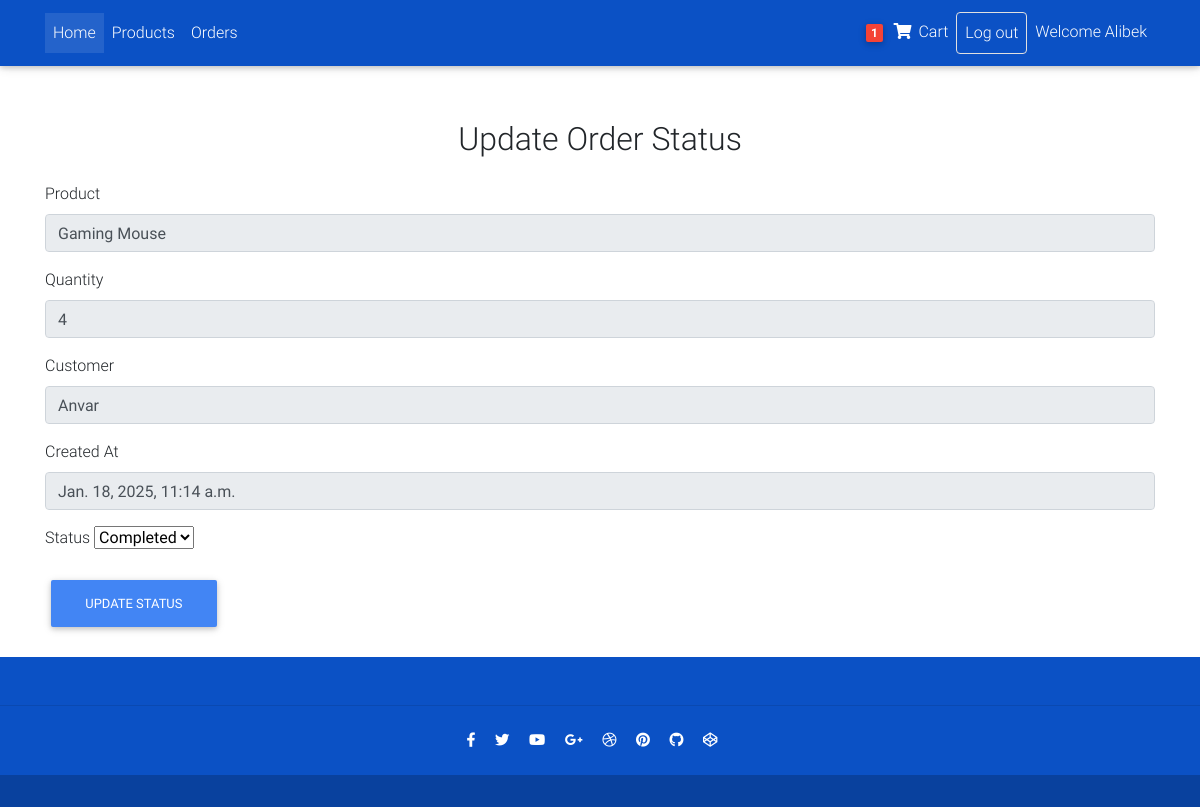
The page /admin_page/orders/11/ (signed in) on the database its author committed.
### account/models.py (models this page shows)
class CustomUser(AbstractUser):
    username = None
    name = models.CharField(max_length=100)
    phone_number = models.CharField(max_length=15, unique=True)
    is_staff = models.BooleanField(default=False)
    is_active = models.BooleanField(default=True)
    created_at = models.DateTimeField(auto_now_add=True)
    modeified = models.DateTimeField(auto_now=True)
    USERNAME_FIELD = 'phone_number'
    REQUIRED_FIELDS = []
    objects = CustomUserManager()
    def __str__(self):
        return self.phone_number

### products/models.py (models this page shows, shortened)
class Order(models.Model):
    STATUS_CHOICES = [
        ('Pending', 'Pending'),
        ('Shipped', 'Shipped'),
        ('Completed', 'Completed'),
        ('Cancelled', 'Cancelled'),
    ]
    product = models.ForeignKey(Product, on_delete=models.CASCADE)
    quantity = models.IntegerField(default=1)
    customer = models.ForeignKey(CustomUser, on_delete=models.CASCADE)
    created_at = models.DateTimeField(auto_now_add=True)
    status = models.CharField(max_length=50, choices=STATUS_CHOICES, default='Pending')

class Product(models.Model):
    image = models.ImageField()
    name = models.CharField(max_length=100)
    description = models.TextField()
    price = models.DecimalField(max_digits=10, decimal_places=2)
    stock = models.IntegerField()

### products/views.py (the view)
# urls.py: path('admin_page/orders/<int:order_id>/', views.update_order, name='update_order'),
@login_required
def update_order(request, order_id):
    order = get_object_or_404(Order, id=order_id)
    print(order.customer)
    if request.method == 'POST':
        status = request.POST.get('status')
        print(status)
        order.status = status
        order.save()
        return redirect('get_orders')
    return render(request, 'shop/update_order.html', {'order': order})

### templates/shop/update_order.html (shortened to what this page needs)
<!DOCTYPE html>
<html lang="en">
{% load static %}
<head>
    <link rel="stylesheet" href="https://use.fontawesome.com/releases/v5.11.2/css/all.css">
    <link href="{% static 'css/bootstrap.min.css' %}" rel="stylesheet">
    <link href="{% static 'css/mdb.min.css' %}" rel="stylesheet">
    <link href="{% static 'css/style.min.css' %}" rel="stylesheet">
</head>
<body>
{% if request.user.is_authenticated%}
{% include 'shop/navbar_is_login.html' %}
{% else %}
{% include 'shop/navbar_is_not_login.html' %}
{% endif %}
<br>
<br>
<br>
<div class="container mt-5">
    <h2 class="text-center mb-4">Update Order Status</h2>
    <form method="post">
        <div class="mb-3">
            <label for="product" class="form-label">Product</label>
            <input type="text" class="form-control" id="product" value="{{ order.product.name }}" readonly>
        </div>
        <div class="mb-3">
            <label for="quantity" class="form-label">Quantity</label>
            <input type="text" class="form-control" id="quantity" value="{{ order.quantity }}" readonly>
        </div>
        <div class="mb-3">
            <label for="customer" class="form-label">Customer</label>
            <input type="text" class="form-control" id="customer" value="{{ order.customer.name }}" readonly>
        </div>
        <div class="mb-3">
            <label for="created_at" class="form-label">Created At</label>
            <input type="text" class="form-control" id="created_at" value="{{ order.created_at }}" readonly>
        </div>
        <div class="mb-3">
            <label for="status" class="form-label">Status</label>
            <select name="status" id="status" class="form-select">
                {% for choice in order.STATUS_CHOICES %}
                <option value="{{ choice.0 }}" {% if order.status == choice.0 %} selected {% endif %}>
                    {{ choice.1 }}
                </option>
                {% endfor %}
            </select>
        </div>
        <button type="submit" class="btn btn-primary">Update Status</button>
    </form>
</div>
<footer class="page-footer text-center font-small mt-4 wow fadeIn" style="background-color: #0b51c5">
    <div class="pt-4">
    </div>
    <hr class="my-4">
    <div class="pb-4">
        <a href="">
            <i class="fab fa-facebook-f mr-3"></i>
        </a>
        <a href="">
            <i class="fab fa-twitter mr-3"></i>
        </a>
        <a href="">
            <i class="fab fa-youtube mr-3"></i>
        </a>
        <a href="">
            <i class="fab fa-google-plus-g mr-3"></i>
        </a>
        <a href="">
            <i class="fab fa-dribbble mr-3"></i>
        </a>
        <a href="">
            <i class="fab fa-pinterest mr-3"></i>
        </a>
        <a href="">
            <i class="fab fa-github mr-3"></i>
        </a>
        <a href="">
            <i class="fab fa-codepen mr-3"></i>
        </a>
    </div>
    <div class="footer-copyright py-3">
    </div>
</footer>
</body>
</html>

### templates/shop/navbar_is_login.html (shortened to what this page needs)
<nav class="navbar fixed-top navbar-expand-lg navbar-dark scrolling-navbar" style="background-color: #0b51c5;">
    <div class="container" style="color: white">
        <div class="collapse navbar-collapse" id="navbarSupportedContent">
            <ul class="navbar-nav mr-auto">
                {% if request.user.is_staff %}
                <li class="nav-item active">
                    <a class="nav-link waves-effect" href="{% url 'product_list' %}">Home
                        <span class="sr-only">(current)</span>
                    </a>
                </li>
                <li class="nav-item">
                    <a class="nav-link waves-effect" href="{% url 'get_products' %}">Products</a>
                </li>
                <li class="nav-item">
                    <a class="nav-link waves-effect" href="{% url 'get_orders' %}">Orders</a>
                </li>
                <li class="nav-item">
                    <a class="nav-link waves-effect" href="{% url 'admin_dashboard' %}">Admin</a>
                </li>
                {%else%}
                <li class="nav-item active">
                    <a class="nav-link waves-effect" href="{% url 'product_list' %}">Home
                    </a>
                </li>
                <li class="nav-item">
                    <a class="nav-link waves-effect" href="{% url 'product_list' %}">Products</a>
                </li>
                <li class="nav-item">
                    <a class="nav-link waves-effect" href="{% url 'user_orders' %}">Orders</a>
                </li>
                {% endif %}
            </ul>
            {% if request.user.is_staff %}
            <ul class="navbar-nav nav-flex-icons">
                <li class="nav-item">
                    <a href="{% url 'log_out' %}" class="nav-link border border-light rounded waves-effect">
                        Log out
                    </a>
                </li>
                <li class="nav-item">
                    <a class="nav-link waves-effect" href="">Welcome:  {{request.user.name}}</a>
                </li>
            </ul>
            {%else%}
            <ul class="navbar-nav nav-flex-icons">
                <li class="nav-item">
                    <a class="nav-link waves-effect" href="{% url 'get_orders' %}">
                        <span class="badge red z-depth-1 mr-1"> 1 </span>
                        <i class="fas fa-shopping-cart"></i>
                        <span class="clearfix d-none d-sm-inline-block"> Cart </span>
                    </a>
                </li>
                <li class="nav-item">
                    <a href="{% url 'log_out' %}" class="nav-link border border-light rounded waves-effect">
                        Log out
                    </a>
                </li>
                <li class="nav-item">
                    <a class="nav-link waves-effect" href="">Welcome {{request.user.name}}</a>
                </li>
            </ul>
            {%endif%}
        </div>
    </div>
</nav>

### templates/shop/update_order.html (style rules this page uses)
html, body, header, .carousel { height: 60vh; }
nav a { color: white; }

### rows shown on the page
CustomUser: user.name "Alibek"
Order: product.name "Gaming Mouse", quantity "4", customer.name "Anvar", created_at "Jan. 18, 2025, 11:14 a.m.", status "Completed"
